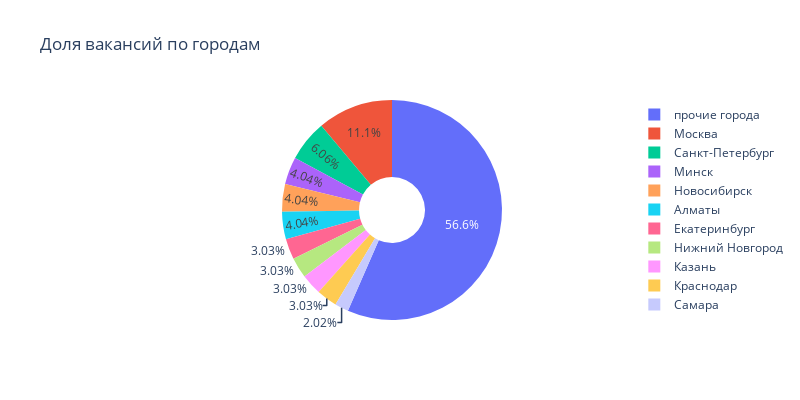

Write notebook code for a chart like this one.
### Code cell
# фомируем график
fig = px.pie(df_4_1_r_pc, values='cnt', 
            names=df_4_1_r_pc.index, 
            height=400,
            width=800, 
            hole=0.3,
            title='Доля вакансий по городам')

fig.write_html("charts/pie.html")
fig.show()

### Figure 1 — Plotly figure (JSON) as saved in the notebook; plotly's stock layout.template omitted (floating-point values rounded to 4 significant figures)
{"data": [{"domain": {"x": [0, 1], "y": [0, 1]}, "hole": 0.3, "hovertemplate": "name=%{label}<br>cnt=%{value}<extra></extra>", "labels": ["прочие города", "Москва", "Санкт-Петербург", "Минск", "Новосибирск", "Алматы", "Екатеринбург", "Нижний Новгород", "Казань", "Краснодар", "Самара"], "legendgroup": "", "name": "", "showlegend": true, "type": "pie", "values": [0.56, 0.11, 0.06, 0.04, 0.04, 0.04, 0.03, 0.03, 0.03, 0.03, 0.02]}], "layout": {"height": 400, "legend": {"tracegroupgap": 0}, "title": {"text": "Доля вакансий по городам"}, "width": 800}}
